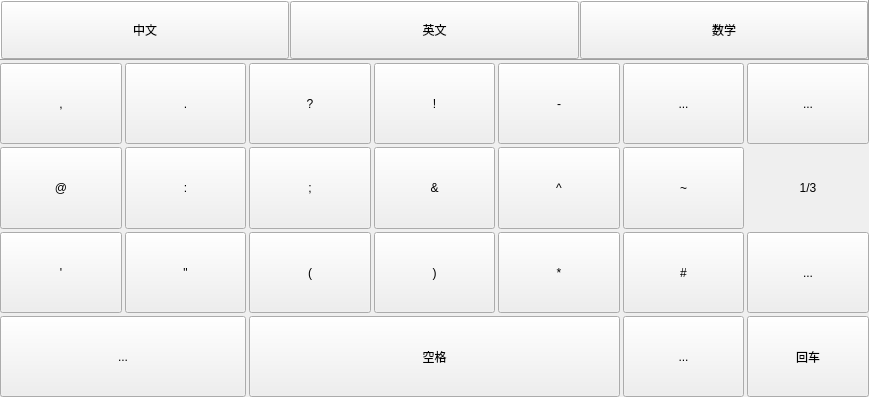
<?xml version="1.0" encoding="UTF-8"?>
<ui version="4.0">
 <class>FormSymbolPad</class>
 <widget class="QWidget" name="FormSymbolPad">
  <property name="geometry">
   <rect>
    <x>0</x>
    <y>0</y>
    <width>869</width>
    <height>397</height>
   </rect>
  </property>
  <property name="windowTitle">
   <string>Form</string>
  </property>
  <layout class="QGridLayout" name="gridLayout">
   <property name="margin">
    <number>0</number>
   </property>
   <property name="spacing">
    <number>3</number>
   </property>
   <item row="1" column="0">
    <widget class="QToolButton" name="toolButton_00">
     <property name="sizePolicy">
      <sizepolicy hsizetype="Preferred" vsizetype="Preferred">
       <horstretch>0</horstretch>
       <verstretch>0</verstretch>
      </sizepolicy>
     </property>
     <property name="focusPolicy">
      <enum>Qt::NoFocus</enum>
     </property>
     <property name="text">
      <string>,</string>
     </property>
    </widget>
   </item>
   <item row="1" column="1">
    <widget class="QToolButton" name="toolButton_01">
     <property name="sizePolicy">
      <sizepolicy hsizetype="Preferred" vsizetype="Preferred">
       <horstretch>0</horstretch>
       <verstretch>0</verstretch>
      </sizepolicy>
     </property>
     <property name="focusPolicy">
      <enum>Qt::NoFocus</enum>
     </property>
     <property name="text">
      <string>.</string>
     </property>
    </widget>
   </item>
   <item row="1" column="2">
    <widget class="QToolButton" name="toolButton_02">
     <property name="sizePolicy">
      <sizepolicy hsizetype="Preferred" vsizetype="Preferred">
       <horstretch>0</horstretch>
       <verstretch>0</verstretch>
      </sizepolicy>
     </property>
     <property name="focusPolicy">
      <enum>Qt::NoFocus</enum>
     </property>
     <property name="text">
      <string>?</string>
     </property>
    </widget>
   </item>
   <item row="1" column="3">
    <widget class="QToolButton" name="toolButton_03">
     <property name="sizePolicy">
      <sizepolicy hsizetype="Preferred" vsizetype="Preferred">
       <horstretch>0</horstretch>
       <verstretch>0</verstretch>
      </sizepolicy>
     </property>
     <property name="focusPolicy">
      <enum>Qt::NoFocus</enum>
     </property>
     <property name="text">
      <string>!</string>
     </property>
    </widget>
   </item>
   <item row="1" column="4">
    <widget class="QToolButton" name="toolButton_04">
     <property name="sizePolicy">
      <sizepolicy hsizetype="Preferred" vsizetype="Preferred">
       <horstretch>0</horstretch>
       <verstretch>0</verstretch>
      </sizepolicy>
     </property>
     <property name="focusPolicy">
      <enum>Qt::NoFocus</enum>
     </property>
     <property name="text">
      <string>-</string>
     </property>
    </widget>
   </item>
   <item row="1" column="5">
    <widget class="QToolButton" name="toolButton_05">
     <property name="sizePolicy">
      <sizepolicy hsizetype="Preferred" vsizetype="Preferred">
       <horstretch>0</horstretch>
       <verstretch>0</verstretch>
      </sizepolicy>
     </property>
     <property name="focusPolicy">
      <enum>Qt::NoFocus</enum>
     </property>
     <property name="text">
      <string>...</string>
     </property>
    </widget>
   </item>
   <item row="1" column="6">
    <widget class="QToolButton" name="toolButton_PageUp">
     <property name="sizePolicy">
      <sizepolicy hsizetype="Preferred" vsizetype="Preferred">
       <horstretch>0</horstretch>
       <verstretch>0</verstretch>
      </sizepolicy>
     </property>
     <property name="focusPolicy">
      <enum>Qt::NoFocus</enum>
     </property>
     <property name="text">
      <string>...</string>
     </property>
     <property name="icon">
      <iconset resource="keypad.qrc">
       <normaloff>:/new/keypad/picture/keypad/triangle-up.png</normaloff>:/new/keypad/picture/keypad/triangle-up.png</iconset>
     </property>
     <property name="iconSize">
      <size>
       <width>32</width>
       <height>32</height>
      </size>
     </property>
    </widget>
   </item>
   <item row="2" column="0">
    <widget class="QToolButton" name="toolButton_06">
     <property name="sizePolicy">
      <sizepolicy hsizetype="Preferred" vsizetype="Preferred">
       <horstretch>0</horstretch>
       <verstretch>0</verstretch>
      </sizepolicy>
     </property>
     <property name="focusPolicy">
      <enum>Qt::NoFocus</enum>
     </property>
     <property name="text">
      <string>@</string>
     </property>
    </widget>
   </item>
   <item row="2" column="1">
    <widget class="QToolButton" name="toolButton_07">
     <property name="sizePolicy">
      <sizepolicy hsizetype="Preferred" vsizetype="Preferred">
       <horstretch>0</horstretch>
       <verstretch>0</verstretch>
      </sizepolicy>
     </property>
     <property name="focusPolicy">
      <enum>Qt::NoFocus</enum>
     </property>
     <property name="text">
      <string>:</string>
     </property>
    </widget>
   </item>
   <item row="2" column="2">
    <widget class="QToolButton" name="toolButton_08">
     <property name="sizePolicy">
      <sizepolicy hsizetype="Preferred" vsizetype="Preferred">
       <horstretch>0</horstretch>
       <verstretch>0</verstretch>
      </sizepolicy>
     </property>
     <property name="focusPolicy">
      <enum>Qt::NoFocus</enum>
     </property>
     <property name="text">
      <string>;</string>
     </property>
    </widget>
   </item>
   <item row="2" column="3">
    <widget class="QToolButton" name="toolButton_09">
     <property name="sizePolicy">
      <sizepolicy hsizetype="Preferred" vsizetype="Preferred">
       <horstretch>0</horstretch>
       <verstretch>0</verstretch>
      </sizepolicy>
     </property>
     <property name="focusPolicy">
      <enum>Qt::NoFocus</enum>
     </property>
     <property name="text">
      <string>&amp;&amp;</string>
     </property>
    </widget>
   </item>
   <item row="2" column="4">
    <widget class="QToolButton" name="toolButton_10">
     <property name="sizePolicy">
      <sizepolicy hsizetype="Preferred" vsizetype="Preferred">
       <horstretch>0</horstretch>
       <verstretch>0</verstretch>
      </sizepolicy>
     </property>
     <property name="focusPolicy">
      <enum>Qt::NoFocus</enum>
     </property>
     <property name="text">
      <string>^</string>
     </property>
    </widget>
   </item>
   <item row="2" column="5">
    <widget class="QToolButton" name="toolButton_11">
     <property name="sizePolicy">
      <sizepolicy hsizetype="Preferred" vsizetype="Preferred">
       <horstretch>0</horstretch>
       <verstretch>0</verstretch>
      </sizepolicy>
     </property>
     <property name="focusPolicy">
      <enum>Qt::NoFocus</enum>
     </property>
     <property name="text">
      <string>~</string>
     </property>
    </widget>
   </item>
   <item row="2" column="6">
    <widget class="QLabel" name="label_CurPage">
     <property name="frameShape">
      <enum>QFrame::NoFrame</enum>
     </property>
     <property name="frameShadow">
      <enum>QFrame::Plain</enum>
     </property>
     <property name="text">
      <string>1/3</string>
     </property>
     <property name="alignment">
      <set>Qt::AlignCenter</set>
     </property>
    </widget>
   </item>
   <item row="3" column="0">
    <widget class="QToolButton" name="toolButton_12">
     <property name="sizePolicy">
      <sizepolicy hsizetype="Preferred" vsizetype="Preferred">
       <horstretch>0</horstretch>
       <verstretch>0</verstretch>
      </sizepolicy>
     </property>
     <property name="focusPolicy">
      <enum>Qt::NoFocus</enum>
     </property>
     <property name="text">
      <string>'</string>
     </property>
    </widget>
   </item>
   <item row="3" column="1">
    <widget class="QToolButton" name="toolButton_13">
     <property name="sizePolicy">
      <sizepolicy hsizetype="Preferred" vsizetype="Preferred">
       <horstretch>0</horstretch>
       <verstretch>0</verstretch>
      </sizepolicy>
     </property>
     <property name="focusPolicy">
      <enum>Qt::NoFocus</enum>
     </property>
     <property name="text">
      <string>&quot;</string>
     </property>
    </widget>
   </item>
   <item row="3" column="2">
    <widget class="QToolButton" name="toolButton_14">
     <property name="sizePolicy">
      <sizepolicy hsizetype="Preferred" vsizetype="Preferred">
       <horstretch>0</horstretch>
       <verstretch>0</verstretch>
      </sizepolicy>
     </property>
     <property name="focusPolicy">
      <enum>Qt::NoFocus</enum>
     </property>
     <property name="text">
      <string>(</string>
     </property>
    </widget>
   </item>
   <item row="3" column="3">
    <widget class="QToolButton" name="toolButton_15">
     <property name="sizePolicy">
      <sizepolicy hsizetype="Preferred" vsizetype="Preferred">
       <horstretch>0</horstretch>
       <verstretch>0</verstretch>
      </sizepolicy>
     </property>
     <property name="focusPolicy">
      <enum>Qt::NoFocus</enum>
     </property>
     <property name="text">
      <string>)</string>
     </property>
    </widget>
   </item>
   <item row="3" column="4">
    <widget class="QToolButton" name="toolButton_16">
     <property name="sizePolicy">
      <sizepolicy hsizetype="Preferred" vsizetype="Preferred">
       <horstretch>0</horstretch>
       <verstretch>0</verstretch>
      </sizepolicy>
     </property>
     <property name="focusPolicy">
      <enum>Qt::NoFocus</enum>
     </property>
     <property name="text">
      <string>*</string>
     </property>
    </widget>
   </item>
   <item row="3" column="5">
    <widget class="QToolButton" name="toolButton_17">
     <property name="sizePolicy">
      <sizepolicy hsizetype="Preferred" vsizetype="Preferred">
       <horstretch>0</horstretch>
       <verstretch>0</verstretch>
      </sizepolicy>
     </property>
     <property name="focusPolicy">
      <enum>Qt::NoFocus</enum>
     </property>
     <property name="text">
      <string>#</string>
     </property>
    </widget>
   </item>
   <item row="3" column="6">
    <widget class="QToolButton" name="toolButton_PageDown">
     <property name="sizePolicy">
      <sizepolicy hsizetype="Preferred" vsizetype="Preferred">
       <horstretch>0</horstretch>
       <verstretch>0</verstretch>
      </sizepolicy>
     </property>
     <property name="focusPolicy">
      <enum>Qt::NoFocus</enum>
     </property>
     <property name="text">
      <string>...</string>
     </property>
     <property name="icon">
      <iconset resource="keypad.qrc">
       <normaloff>:/new/keypad/picture/keypad/triangle-down.png</normaloff>:/new/keypad/picture/keypad/triangle-down.png</iconset>
     </property>
     <property name="iconSize">
      <size>
       <width>32</width>
       <height>32</height>
      </size>
     </property>
    </widget>
   </item>
   <item row="4" column="0" colspan="2">
    <widget class="QToolButton" name="toolButton_Return">
     <property name="sizePolicy">
      <sizepolicy hsizetype="Preferred" vsizetype="Preferred">
       <horstretch>0</horstretch>
       <verstretch>0</verstretch>
      </sizepolicy>
     </property>
     <property name="focusPolicy">
      <enum>Qt::NoFocus</enum>
     </property>
     <property name="text">
      <string>...</string>
     </property>
     <property name="icon">
      <iconset resource="keypad.qrc">
       <normaloff>:/new/keypad/picture/keypad/f0e2.png</normaloff>:/new/keypad/picture/keypad/f0e2.png</iconset>
     </property>
     <property name="iconSize">
      <size>
       <width>32</width>
       <height>32</height>
      </size>
     </property>
    </widget>
   </item>
   <item row="4" column="2" colspan="3">
    <widget class="QToolButton" name="toolButton_Space">
     <property name="sizePolicy">
      <sizepolicy hsizetype="Preferred" vsizetype="Preferred">
       <horstretch>0</horstretch>
       <verstretch>0</verstretch>
      </sizepolicy>
     </property>
     <property name="focusPolicy">
      <enum>Qt::NoFocus</enum>
     </property>
     <property name="text">
      <string>空格</string>
     </property>
    </widget>
   </item>
   <item row="4" column="5">
    <widget class="QToolButton" name="toolButton_BackSpace">
     <property name="sizePolicy">
      <sizepolicy hsizetype="Preferred" vsizetype="Preferred">
       <horstretch>0</horstretch>
       <verstretch>0</verstretch>
      </sizepolicy>
     </property>
     <property name="focusPolicy">
      <enum>Qt::NoFocus</enum>
     </property>
     <property name="text">
      <string>...</string>
     </property>
     <property name="icon">
      <iconset resource="keypad.qrc">
       <normaloff>:/new/keypad/picture/keypad/arrow-big-01.png</normaloff>:/new/keypad/picture/keypad/arrow-big-01.png</iconset>
     </property>
     <property name="iconSize">
      <size>
       <width>24</width>
       <height>24</height>
      </size>
     </property>
    </widget>
   </item>
   <item row="4" column="6">
    <widget class="QToolButton" name="toolButton_Enter">
     <property name="sizePolicy">
      <sizepolicy hsizetype="Preferred" vsizetype="Preferred">
       <horstretch>0</horstretch>
       <verstretch>0</verstretch>
      </sizepolicy>
     </property>
     <property name="focusPolicy">
      <enum>Qt::NoFocus</enum>
     </property>
     <property name="text">
      <string>回车</string>
     </property>
    </widget>
   </item>
   <item row="0" column="0" colspan="7">
    <widget class="QFrame" name="frame">
     <property name="maximumSize">
      <size>
       <width>16777215</width>
       <height>60</height>
      </size>
     </property>
     <property name="frameShape">
      <enum>QFrame::Panel</enum>
     </property>
     <property name="frameShadow">
      <enum>QFrame::Raised</enum>
     </property>
     <layout class="QHBoxLayout" name="horizontalLayout">
      <property name="spacing">
       <number>1</number>
      </property>
      <property name="margin">
       <number>0</number>
      </property>
      <item>
       <widget class="QToolButton" name="toolButton_CHS">
        <property name="sizePolicy">
         <sizepolicy hsizetype="Preferred" vsizetype="Preferred">
          <horstretch>0</horstretch>
          <verstretch>0</verstretch>
         </sizepolicy>
        </property>
        <property name="focusPolicy">
         <enum>Qt::NoFocus</enum>
        </property>
        <property name="text">
         <string>中文</string>
        </property>
        <property name="checkable">
         <bool>true</bool>
        </property>
        <property name="autoRaise">
         <bool>false</bool>
        </property>
       </widget>
      </item>
      <item>
       <widget class="QToolButton" name="toolButton_ENG">
        <property name="sizePolicy">
         <sizepolicy hsizetype="Preferred" vsizetype="Preferred">
          <horstretch>0</horstretch>
          <verstretch>0</verstretch>
         </sizepolicy>
        </property>
        <property name="focusPolicy">
         <enum>Qt::NoFocus</enum>
        </property>
        <property name="text">
         <string>英文</string>
        </property>
        <property name="checkable">
         <bool>true</bool>
        </property>
        <property name="autoRaise">
         <bool>false</bool>
        </property>
       </widget>
      </item>
      <item>
       <widget class="QToolButton" name="toolButton_Math">
        <property name="sizePolicy">
         <sizepolicy hsizetype="Preferred" vsizetype="Preferred">
          <horstretch>0</horstretch>
          <verstretch>0</verstretch>
         </sizepolicy>
        </property>
        <property name="focusPolicy">
         <enum>Qt::NoFocus</enum>
        </property>
        <property name="text">
         <string>数学</string>
        </property>
        <property name="checkable">
         <bool>true</bool>
        </property>
       </widget>
      </item>
     </layout>
    </widget>
   </item>
  </layout>
 </widget>
 <resources>
  <include location="keypad.qrc"/>
 </resources>
 <connections>
  <connection>
   <sender>toolButton_CHS</sender>
   <signal>clicked()</signal>
   <receiver>FormSymbolPad</receiver>
   <slot>onCHS()</slot>
   <hints>
    <hint type="sourcelabel">
     <x>130</x>
     <y>36</y>
    </hint>
    <hint type="destinationlabel">
     <x>275</x>
     <y>62</y>
    </hint>
   </hints>
  </connection>
  <connection>
   <sender>toolButton_ENG</sender>
   <signal>clicked()</signal>
   <receiver>FormSymbolPad</receiver>
   <slot>onENG()</slot>
   <hints>
    <hint type="sourcelabel">
     <x>493</x>
     <y>30</y>
    </hint>
    <hint type="destinationlabel">
     <x>496</x>
     <y>76</y>
    </hint>
   </hints>
  </connection>
  <connection>
   <sender>toolButton_Math</sender>
   <signal>clicked()</signal>
   <receiver>FormSymbolPad</receiver>
   <slot>onMath()</slot>
   <hints>
    <hint type="sourcelabel">
     <x>736</x>
     <y>34</y>
    </hint>
    <hint type="destinationlabel">
     <x>746</x>
     <y>85</y>
    </hint>
   </hints>
  </connection>
  <connection>
   <sender>toolButton_PageUp</sender>
   <signal>clicked()</signal>
   <receiver>FormSymbolPad</receiver>
   <slot>onPrevPage()</slot>
   <hints>
    <hint type="sourcelabel">
     <x>844</x>
     <y>111</y>
    </hint>
    <hint type="destinationlabel">
     <x>744</x>
     <y>152</y>
    </hint>
   </hints>
  </connection>
  <connection>
   <sender>toolButton_PageDown</sender>
   <signal>clicked()</signal>
   <receiver>FormSymbolPad</receiver>
   <slot>onNextPage()</slot>
   <hints>
    <hint type="sourcelabel">
     <x>767</x>
     <y>272</y>
    </hint>
    <hint type="destinationlabel">
     <x>746</x>
     <y>216</y>
    </hint>
   </hints>
  </connection>
 </connections>
 <slots>
  <slot>onPrevPage()</slot>
  <slot>onNextPage()</slot>
  <slot>onCHS()</slot>
  <slot>onENG()</slot>
  <slot>onMath()</slot>
 </slots>
</ui>
